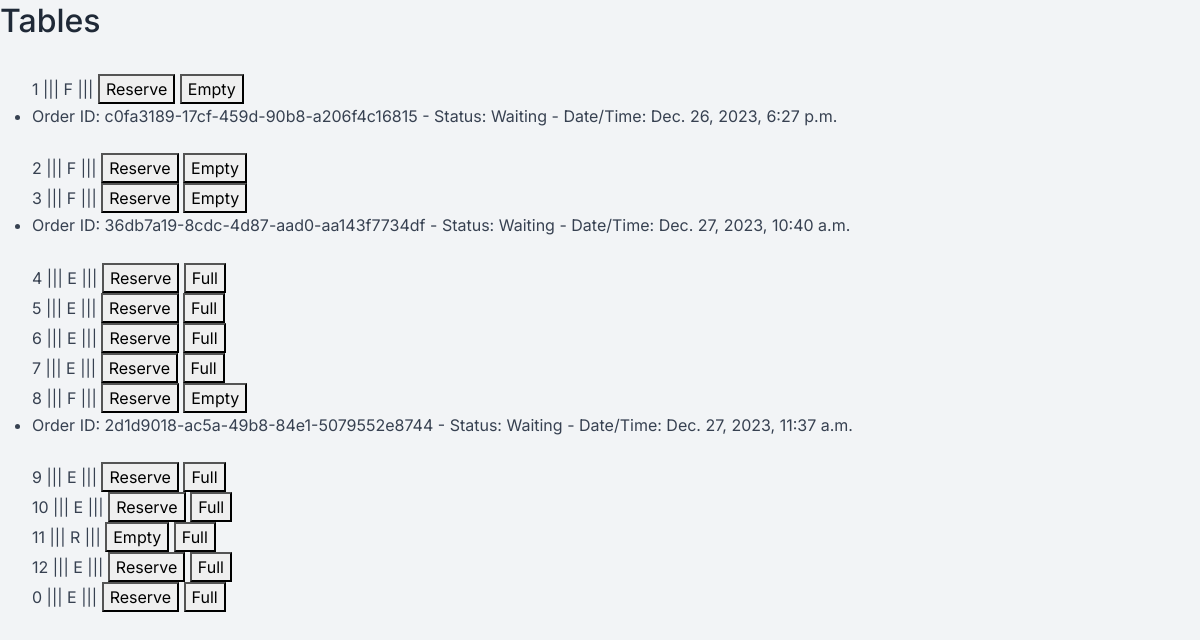
The app's page /tables/list-table, older data.
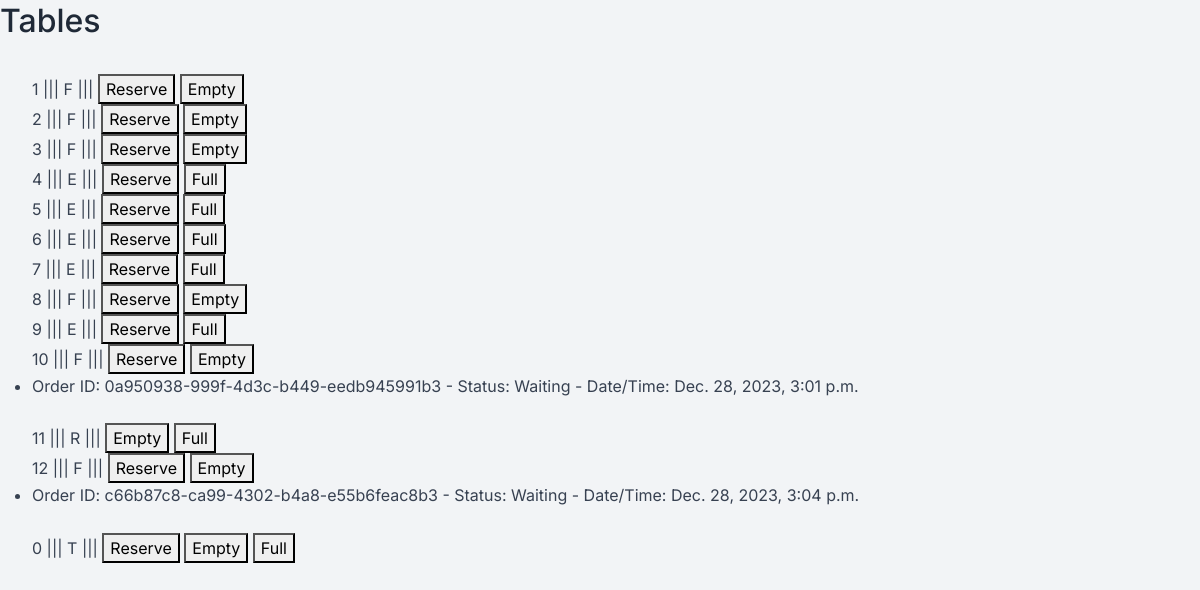
The same page, newer data.
### tables/models.py (models this page shows)
class Table(BaseModel):
    status_fields = [("R", "Reserved"), ("E", "Empty"), ("F", "Full"), ("T", "TakeAway")]
    number = models.PositiveIntegerField()
    status = models.CharField(max_length=1, choices=status_fields, default='E')
    def __str__(self) -> str:
        return f'{self.number}'

### order/models.py (models this page shows, shortened)
class Order(BaseModel):
    status_fields = [("W", "Waiting"),
                     ("C", "Canceled"),
                     ("P", "Preparation"),
                     ("T", "Transmission"),
                     ("F", "Finished")]
    customer_phone = models.CharField(max_length=100, blank=True, null=True)
    id = models.UUIDField(primary_key=True, default=uuid.uuid4)
    status = models.CharField(max_length=1, choices=status_fields, default='W')
    table = models.ForeignKey(Table, on_delete=models.SET_NULL, null=True)
    class Meta:
        ordering = ['-created_at']
        indexes = [
            models.Index(fields=['-created_at']),
        ]

### tables/views.py (the view)
# urls.py: path('list-table', views.ListTableView.as_view(), name='list-table'),
class ListTableView(ListView):
    model = Table
    template_name = 'Reservation_ListTableTemplate.html'
    context_object_name = 'table'
    def get_context_data(self, *, object_list=None, **kwargs):
        context = super().get_context_data(**kwargs)
        context['table_orders'] = {}
        for table_instance in context['table']:
            try:
                order = Order.objects.filter(table=table_instance, status__in=["W", "P", "T"])
                context['table_orders'][table_instance.id] = order
            except Order.DoesNotExist:
                pass
        return context

### core/models.py (called while the page is built)
    def get_queryset(self):
        return super().get_queryset().filter(deleted_at__isnull=True)

### templates/Reservation_ListTableTemplate.html (shortened to what this page needs)
{% extends "base.html" %}
{% load widget_tweaks %}
{% block content %}
    <div class="forms-div">
        <h2 class='forms-header'>Tables</h2>
        <div class="center">
            <ul class="tasks">
                {% for table_instance in table %}
                    <br>
                    {{ table_instance }} ||| {% for order in table_orders.table_instance %}{{ order }}{% endfor %}
                    {{ table_instance.status }}  |||
                    {% if table_instance.status != 'R' %}
                        <form action="{% url 'tables:change-table-status' table_instance.pk 'R' %}" method="post" style="display:inline;">
                            <button type="submit">Reserve</button>
                        </form>
                    {% endif %}
                    {% if table_instance.status != 'E' %}
                        <form action="{% url 'tables:change-table-status' table_instance.pk 'E' %}" method="post" style="display:inline;">
                            <button type="submit">Empty</button>
                        </form>
                    {% endif %}
                    {% if table_instance.status != 'F' %}
                        <form action="{% url 'tables:change-table-status' table_instance.pk 'F' %}" method="post" style="display:inline;">
                            <button type="submit">Full</button>
                        </form>
                    {% endif %}
                        {% for table_id , order in table_orders.items %}
                            {% if table_id == table_instance.id %}
                                {% for orders in order %}
                                    <li>Order ID: {{ orders.id }} -
                                        Status: {{ orders.get_status_display }}
                                        - Date/Time: {{ orders.created_at }}</li>
                                {% endfor %}
                        {% endif %}
                    {% endfor %}
                {% endfor %}
            </ul>
        </div>
    </div>
{% endblock content %}

### templates/base.html (shortened to what this page needs)
<!DOCTYPE html>
<html lang="en">
<head>
<link type="text/css" href="/static/assets/vendor/sweetalert2/dist/sweetalert2.min.css" rel="stylesheet">
<link type="text/css" href="/static/assets/vendor/notyf/notyf.min.css" rel="stylesheet">
<link type="text/css" href="/static/assets/css/volt.css" rel="stylesheet">
</head>
<body>
    {% block content %}{% endblock content %}
</body>
</html>

Row changes from the older to the newer data that the page shows:
changed Table (number 1 of 13 on the later page): loses Order (id "c0fa3189-17cf-459d-90b8-a206f4c16815", status "Waiting", created_at "Dec. 26, 2023, 6:27 p.m.")
changed Table (number 3 of 13 on the later page): loses Order (id "36db7a19-8cdc-4d87-aad0-aa143f7734df", status "Waiting", created_at "Dec. 27, 2023, 10:40 a.m.")
changed Table (number 8 of 13 on the later page): loses Order (id "2d1d9018-ac5a-49b8-84e1-5079552e8744", status "Waiting", created_at "Dec. 27, 2023, 11:37 a.m.")
changed Table (number 10 of 13 on the later page): status "E" → "F"; status "Full" → "Empty"
added Order: id "0a950938-999f-4d3c-b449-eedb945991b3", status "Waiting", created_at "Dec. 28, 2023, 3:01 p.m.", shown under Table (number 10 of 13 on the later page)
changed Table (number 12 of 13 on the later page): status "E" → "F"; status "Full" → "Empty"
added Order: id "c66b87c8-ca99-4302-b4a8-e55b6feac8b3", status "Waiting", created_at "Dec. 28, 2023, 3:04 p.m.", shown under Table (number 12 of 13 on the later page)
changed Table (number 13 of 13 on the later page): status "E" → "T"; now shows "Empty"
